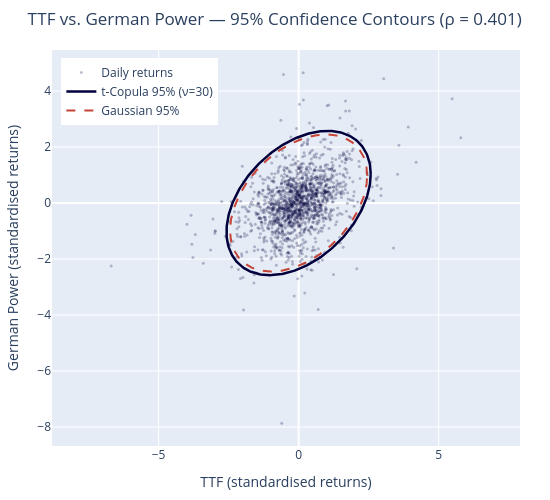

Source (notebook cell):
### Markdown cell above
## 7. t-Copula vs. Gaussian Contours — TTF vs. Power

The scatter of standardised returns tells the tail-dependence story visually.
The t-copula 95% confidence contour (solid navy) fans out into the corners —
it expects joint extremes. The Gaussian 95% contour (dashed red) stays tight,
missing the points in the bottom-left and top-right quadrants.

The points outside the Gaussian ellipse but inside the t-copula ellipse are
not outliers — they are expected behaviour under the correct dependence model.
A risk manager using Gaussian assumptions would systematically underestimate
the probability of gas and power crashing together.

### Code cell
ttf_ret = returns["TTF"].dropna()
power_ret = returns["DE_POWER"].dropna()
common_idx = ttf_ret.index.intersection(power_ret.index)
ttf_a = ttf_ret[common_idx]
power_a = power_ret[common_idx]

ttf_std = (ttf_a - ttf_a.mean()) / ttf_a.std()
power_std = (power_a - power_a.mean()) / power_a.std()

rho = float(np.corrcoef(ttf_std, power_std)[0, 1])
nu = copula_fit.df

theta = np.linspace(0, 2 * np.pi, 300)
scale_t = np.sqrt(sp_stats.f.ppf(0.95, 2, nu) * 2)
tx = np.cos(theta) * scale_t
ty = (np.sin(theta) * np.sqrt(1 - rho**2) + rho * np.cos(theta)) * scale_t

scale_g = np.sqrt(sp_stats.chi2.ppf(0.95, 2))
gx = np.cos(theta) * scale_g
gy = (np.sin(theta) * np.sqrt(1 - rho**2) + rho * np.cos(theta)) * scale_g

fig6 = go.Figure()
fig6.add_trace(go.Scatter(x=ttf_std, y=power_std, mode="markers",
    marker=dict(size=3, color=NAVY, opacity=0.25), name="Daily returns"))
fig6.add_trace(go.Scatter(x=tx, y=ty, mode="lines",
    line=dict(color=NAVY, width=2.5), name=f"t-Copula 95% (ν={nu:.0f})"))
fig6.add_trace(go.Scatter(x=gx, y=gy, mode="lines",
    line=dict(color=RED, width=2, dash="dash"), name="Gaussian 95%"))

outside_g = (ttf_std**2 + power_std**2 > scale_g**2).sum()
outside_t = (ttf_std**2 + power_std**2 > scale_t**2).sum()
print(f"Points outside Gaussian 95% ellipse: {outside_g} ({outside_g/len(ttf_std)*100:.1f}%)")
print(f"Points outside t-copula 95% ellipse:  {outside_t} ({outside_t/len(ttf_std)*100:.1f}%)")
print(f"Additional joint extremes captured by t-copula: {outside_g - outside_t}")

fig6.update_layout(
    title=f"TTF vs. German Power — 95% Confidence Contours (ρ = {rho:.3f})",
    height=500, width=550, margin=dict(l=50, r=30, t=50, b=50),
    xaxis_title="TTF (standardised returns)", yaxis_title="German Power (standardised returns)",
    xaxis=dict(scaleanchor="y", scaleratio=1),
    showlegend=True, legend=dict(x=0.02, y=0.98),
)
fig6.show()

### Figure 1 — Plotly figure (JSON) as saved in the notebook; plotly's stock layout.template omitted (floating-point values rounded to 4 significant figures; data arrays with more than 128 entries replaced by an {"elided": "..."} marker saying what was removed)
{"data": [{"marker": {"color": "#00003C", "opacity": 0.25, "size": 3}, "mode": "markers", "name": "Daily returns", "type": "scatter", "x": {"elided": "1461 float values"}, "y": {"elided": "1461 float values"}}, {"line": {"color": "#00003C", "width": 2.5}, "mode": "lines", "name": "t-Copula 95% (ν=30)", "type": "scatter", "x": {"elided": "300 float values"}, "y": {"elided": "300 float values"}}, {"line": {"color": "#C44536", "dash": "dash", "width": 2}, "mode": "lines", "name": "Gaussian 95%", "type": "scatter", "x": {"elided": "300 float values"}, "y": {"elided": "300 float values"}}], "layout": {"height": 500, "legend": {"x": 0.02, "y": 0.98}, "margin": {"b": 50, "l": 50, "r": 30, "t": 50}, "showlegend": true, "title": {"text": "TTF vs. German Power — 95% Confidence Contours (ρ = 0.401)"}, "width": 550, "xaxis": {"scaleanchor": "y", "scaleratio": 1, "title": {"text": "TTF (standardised returns)"}}, "yaxis": {"title": {"text": "German Power (standardised returns)"}}}}
